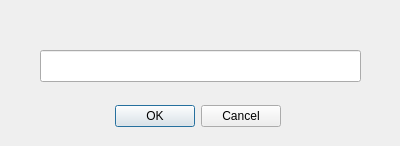
<?xml version="1.0" encoding="UTF-8"?>
<ui version="4.0">
 <class>renameDialog</class>
 <widget class="QDialog" name="renameDialog">
  <property name="windowModality">
   <enum>Qt::NonModal</enum>
  </property>
  <property name="geometry">
   <rect>
    <x>0</x>
    <y>0</y>
    <width>400</width>
    <height>146</height>
   </rect>
  </property>
  <property name="windowTitle">
   <string>Dialog</string>
  </property>
  <property name="modal">
   <bool>true</bool>
  </property>
  <widget class="QDialogButtonBox" name="buttonBox">
   <property name="geometry">
    <rect>
     <x>100</x>
     <y>100</y>
     <width>181</width>
     <height>32</height>
    </rect>
   </property>
   <property name="orientation">
    <enum>Qt::Horizontal</enum>
   </property>
   <property name="standardButtons">
    <set>QDialogButtonBox::Cancel|QDialogButtonBox::Ok</set>
   </property>
  </widget>
  <widget class="QLineEdit" name="name_edit">
   <property name="geometry">
    <rect>
     <x>40</x>
     <y>50</y>
     <width>321</width>
     <height>32</height>
    </rect>
   </property>
  </widget>
 </widget>
 <resources/>
 <connections>
  <connection>
   <sender>buttonBox</sender>
   <signal>accepted()</signal>
   <receiver>renameDialog</receiver>
   <slot>rename()</slot>
   <hints>
    <hint type="sourcelabel">
     <x>248</x>
     <y>254</y>
    </hint>
    <hint type="destinationlabel">
     <x>157</x>
     <y>274</y>
    </hint>
   </hints>
  </connection>
  <connection>
   <sender>buttonBox</sender>
   <signal>rejected()</signal>
   <receiver>renameDialog</receiver>
   <slot>reject()</slot>
   <hints>
    <hint type="sourcelabel">
     <x>316</x>
     <y>260</y>
    </hint>
    <hint type="destinationlabel">
     <x>286</x>
     <y>274</y>
    </hint>
   </hints>
  </connection>
 </connections>
 <slots>
  <slot>rename()</slot>
 </slots>
</ui>
